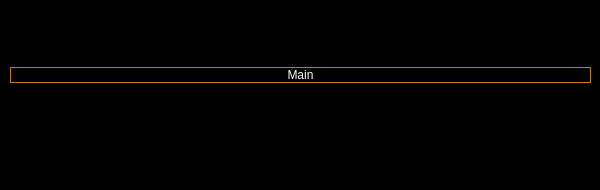
<?xml version="1.0" encoding="UTF-8"?>
<ui version="4.0">
 <class>NormalWindow</class>
 <widget class="QWidget" name="NormalWindow">
  <property name="geometry">
   <rect>
    <x>0</x>
    <y>0</y>
    <width>600</width>
    <height>190</height>
   </rect>
  </property>
  <property name="windowTitle">
   <string>Form</string>
  </property>
  <widget class="QStackedWidget" name="stackedWidget">
   <property name="geometry">
    <rect>
     <x>0</x>
     <y>0</y>
     <width>600</width>
     <height>190</height>
    </rect>
   </property>
   <property name="styleSheet">
    <string notr="true">background-color: rgb(0, 0, 0);</string>
   </property>
   <property name="currentIndex">
    <number>0</number>
   </property>
   <widget class="QWidget" name="main">
    <widget class="QWidget" name="horizontalLayoutWidget_3">
     <property name="geometry">
      <rect>
       <x>10</x>
       <y>100</y>
       <width>579</width>
       <height>89</height>
      </rect>
     </property>
     <layout class="QHBoxLayout" name="horizontalLayout_3">
      <property name="sizeConstraint">
       <enum>QLayout::SetDefaultConstraint</enum>
      </property>
     </layout>
    </widget>
    <widget class="QWidget" name="horizontalLayoutWidget_4">
     <property name="geometry">
      <rect>
       <x>10</x>
       <y>50</y>
       <width>581</width>
       <height>51</height>
      </rect>
     </property>
     <layout class="QHBoxLayout" name="horizontalLayout_4">
      <item>
       <widget class="QPushButton" name="pushButton">
        <property name="toolTip">
         <string>Dummy button to navigate to Normal mode view</string>
        </property>
        <property name="styleSheet">
         <string notr="true">color: rgb(255, 255, 255);
border: 1px solid rgb(193, 125, 17)
/*border-color: rgb(193, 125, 17);
border-radius: 5px
*/</string>
        </property>
        <property name="text">
         <string>Main</string>
        </property>
       </widget>
      </item>
     </layout>
    </widget>
   </widget>
   <widget class="QWidget" name="edit_opts">
    <widget class="QWidget" name="horizontalLayoutWidget_6">
     <property name="geometry">
      <rect>
       <x>10</x>
       <y>50</y>
       <width>581</width>
       <height>51</height>
      </rect>
     </property>
     <layout class="QHBoxLayout" name="horizontalLayout_25">
      <item>
       <widget class="QLabel" name="label_37">
        <property name="font">
         <font>
          <pointsize>14</pointsize>
          <bold>true</bold>
         </font>
        </property>
        <property name="text">
         <string>Choose: Hover over the option with:</string>
        </property>
       </widget>
      </item>
      <item>
       <widget class="QLabel" name="label_38">
        <property name="font">
         <font>
          <pointsize>14</pointsize>
          <bold>true</bold>
         </font>
        </property>
        <property name="autoFillBackground">
         <bool>false</bool>
        </property>
        <property name="styleSheet">
         <string notr="true">image: url(:/resources/icons/finger_pointing_inverted.png);
/*
background-color: rgb(186, 189, 182);
background-repeat: no-repeat; 
*/</string>
        </property>
        <property name="text">
         <string/>
        </property>
        <property name="alignment">
         <set>Qt::AlignCenter</set>
        </property>
       </widget>
      </item>
      <item>
       <widget class="QLabel" name="label_39">
        <property name="font">
         <font>
          <pointsize>14</pointsize>
          <bold>true</bold>
         </font>
        </property>
        <property name="text">
         <string/>
        </property>
       </widget>
      </item>
     </layout>
     <zorder>label_38</zorder>
     <zorder>label_39</zorder>
     <zorder>label_37</zorder>
    </widget>
    <widget class="QWidget" name="horizontalLayoutWidget_8">
     <property name="geometry">
      <rect>
       <x>10</x>
       <y>100</y>
       <width>579</width>
       <height>89</height>
      </rect>
     </property>
     <layout class="QHBoxLayout" name="horizontalLayout_27">
      <property name="sizeConstraint">
       <enum>QLayout::SetDefaultConstraint</enum>
      </property>
      <item>
       <widget class="QPushButton" name="pb_edit_cancel">
        <property name="sizePolicy">
         <sizepolicy hsizetype="Minimum" vsizetype="MinimumExpanding">
          <horstretch>0</horstretch>
          <verstretch>0</verstretch>
         </sizepolicy>
        </property>
        <property name="minimumSize">
         <size>
          <width>0</width>
          <height>0</height>
         </size>
        </property>
        <property name="font">
         <font>
          <pointsize>16</pointsize>
          <bold>true</bold>
         </font>
        </property>
        <property name="toolTip">
         <string/>
        </property>
        <property name="layoutDirection">
         <enum>Qt::LeftToRight</enum>
        </property>
        <property name="styleSheet">
         <string notr="true">color: rgb(0, 0, 0);
background-color: rgb(136, 138, 133);
text-align: center center
/*border: 1px solid rgb(193, 125, 17) */
/*border-color: rgb(193, 125, 17);
border-radius: 5px
*/</string>
        </property>
        <property name="text">
         <string>Cancel</string>
        </property>
        <property name="icon">
         <iconset resource="resources.qrc">
          <normaloff>:/resources/icons/cancel.png</normaloff>:/resources/icons/cancel.png</iconset>
        </property>
        <property name="iconSize">
         <size>
          <width>70</width>
          <height>70</height>
         </size>
        </property>
        <property name="default">
         <bool>false</bool>
        </property>
       </widget>
      </item>
      <item>
       <widget class="QPushButton" name="pb_edit_ok">
        <property name="sizePolicy">
         <sizepolicy hsizetype="Minimum" vsizetype="MinimumExpanding">
          <horstretch>0</horstretch>
          <verstretch>0</verstretch>
         </sizepolicy>
        </property>
        <property name="minimumSize">
         <size>
          <width>0</width>
          <height>0</height>
         </size>
        </property>
        <property name="font">
         <font>
          <pointsize>16</pointsize>
          <bold>true</bold>
         </font>
        </property>
        <property name="toolTip">
         <string/>
        </property>
        <property name="layoutDirection">
         <enum>Qt::LeftToRight</enum>
        </property>
        <property name="styleSheet">
         <string notr="true">color: rgb(0, 0, 0);
background-color: rgb(136, 138, 133);
text-align: center center
/*border: 1px solid rgb(193, 125, 17) */
/*border-color: rgb(193, 125, 17);
border-radius: 5px
*/</string>
        </property>
        <property name="text">
         <string>OK</string>
        </property>
        <property name="icon">
         <iconset resource="resources.qrc">
          <normaloff>:/resources/icons/ok.png</normaloff>:/resources/icons/ok.png</iconset>
        </property>
        <property name="iconSize">
         <size>
          <width>70</width>
          <height>70</height>
         </size>
        </property>
        <property name="default">
         <bool>false</bool>
        </property>
       </widget>
      </item>
     </layout>
    </widget>
    <widget class="QWidget" name="horizontalLayoutWidget_9">
     <property name="geometry">
      <rect>
       <x>10</x>
       <y>0</y>
       <width>581</width>
       <height>51</height>
      </rect>
     </property>
     <layout class="QHBoxLayout" name="horizontalLayout_28">
      <item>
       <widget class="QLabel" name="label_5">
        <property name="font">
         <font>
          <bold>true</bold>
         </font>
        </property>
        <property name="text">
         <string>Message</string>
        </property>
       </widget>
      </item>
      <item>
       <widget class="QLineEdit" name="lineEdit_msg">
        <property name="font">
         <font>
          <pointsize>14</pointsize>
         </font>
        </property>
       </widget>
      </item>
     </layout>
    </widget>
   </widget>
   <widget class="QWidget" name="status_opts">
    <widget class="QWidget" name="horizontalLayoutWidget_12">
     <property name="geometry">
      <rect>
       <x>10</x>
       <y>100</y>
       <width>579</width>
       <height>89</height>
      </rect>
     </property>
     <layout class="QHBoxLayout" name="horizontalLayout_31">
      <property name="sizeConstraint">
       <enum>QLayout::SetDefaultConstraint</enum>
      </property>
      <item>
       <widget class="QPushButton" name="pb_status_cancel">
        <property name="enabled">
         <bool>true</bool>
        </property>
        <property name="sizePolicy">
         <sizepolicy hsizetype="Minimum" vsizetype="MinimumExpanding">
          <horstretch>0</horstretch>
          <verstretch>0</verstretch>
         </sizepolicy>
        </property>
        <property name="minimumSize">
         <size>
          <width>0</width>
          <height>0</height>
         </size>
        </property>
        <property name="font">
         <font>
          <pointsize>16</pointsize>
          <bold>true</bold>
         </font>
        </property>
        <property name="toolTip">
         <string/>
        </property>
        <property name="layoutDirection">
         <enum>Qt::LeftToRight</enum>
        </property>
        <property name="styleSheet">
         <string notr="true">color: rgb(0, 0, 0);
background-color: rgb(136, 138, 133);
text-align: center center;

/*border: 1px solid rgb(193, 125, 17) */
/*border-color: rgb(193, 125, 17);
border-radius: 5px
*/</string>
        </property>
        <property name="text">
         <string>Cancel</string>
        </property>
        <property name="icon">
         <iconset resource="resources.qrc">
          <normaloff>:/resources/icons/cancel.png</normaloff>:/resources/icons/cancel.png</iconset>
        </property>
        <property name="iconSize">
         <size>
          <width>70</width>
          <height>70</height>
         </size>
        </property>
        <property name="default">
         <bool>false</bool>
        </property>
       </widget>
      </item>
      <item>
       <widget class="QPushButton" name="pb_status_ok">
        <property name="enabled">
         <bool>true</bool>
        </property>
        <property name="sizePolicy">
         <sizepolicy hsizetype="Minimum" vsizetype="MinimumExpanding">
          <horstretch>0</horstretch>
          <verstretch>0</verstretch>
         </sizepolicy>
        </property>
        <property name="minimumSize">
         <size>
          <width>0</width>
          <height>0</height>
         </size>
        </property>
        <property name="font">
         <font>
          <pointsize>16</pointsize>
          <bold>true</bold>
         </font>
        </property>
        <property name="toolTip">
         <string/>
        </property>
        <property name="layoutDirection">
         <enum>Qt::LeftToRight</enum>
        </property>
        <property name="styleSheet">
         <string notr="true">color: rgb(0, 0, 0);
background-color: rgb(136, 138, 133);
text-align: center center
/*border: 1px solid rgb(193, 125, 17) */
/*border-color: rgb(193, 125, 17);
border-radius: 5px
*/</string>
        </property>
        <property name="text">
         <string>OK</string>
        </property>
        <property name="icon">
         <iconset resource="resources.qrc">
          <normaloff>:/resources/icons/ok.png</normaloff>:/resources/icons/ok.png</iconset>
        </property>
        <property name="iconSize">
         <size>
          <width>70</width>
          <height>70</height>
         </size>
        </property>
        <property name="default">
         <bool>false</bool>
        </property>
       </widget>
      </item>
     </layout>
    </widget>
    <widget class="QWidget" name="horizontalLayoutWidget_13">
     <property name="geometry">
      <rect>
       <x>10</x>
       <y>50</y>
       <width>581</width>
       <height>51</height>
      </rect>
     </property>
     <layout class="QHBoxLayout" name="horizontalLayout_32">
      <item>
       <widget class="QLabel" name="label_46">
        <property name="enabled">
         <bool>true</bool>
        </property>
        <property name="font">
         <font>
          <pointsize>14</pointsize>
          <bold>true</bold>
         </font>
        </property>
        <property name="text">
         <string>Choose: Hover over the option with:</string>
        </property>
       </widget>
      </item>
      <item>
       <widget class="QLabel" name="label_47">
        <property name="enabled">
         <bool>false</bool>
        </property>
        <property name="font">
         <font>
          <pointsize>14</pointsize>
          <bold>true</bold>
         </font>
        </property>
        <property name="autoFillBackground">
         <bool>false</bool>
        </property>
        <property name="styleSheet">
         <string notr="true">/*
enabled:{
image: url(:/resources/icons/finger_pointing_inverted.png);
}
*/
image: url(:/resources/icons/finger_pointing_inverted.png);
/*
background-color: rgb(186, 189, 182);
background-repeat: no-repeat; 
*/</string>
        </property>
        <property name="text">
         <string/>
        </property>
        <property name="alignment">
         <set>Qt::AlignCenter</set>
        </property>
       </widget>
      </item>
      <item>
       <widget class="QLabel" name="label_48">
        <property name="font">
         <font>
          <pointsize>14</pointsize>
          <bold>true</bold>
         </font>
        </property>
        <property name="text">
         <string/>
        </property>
       </widget>
      </item>
     </layout>
    </widget>
   </widget>
  </widget>
 </widget>
 <resources>
  <include location="resources.qrc"/>
 </resources>
 <connections/>
</ui>
